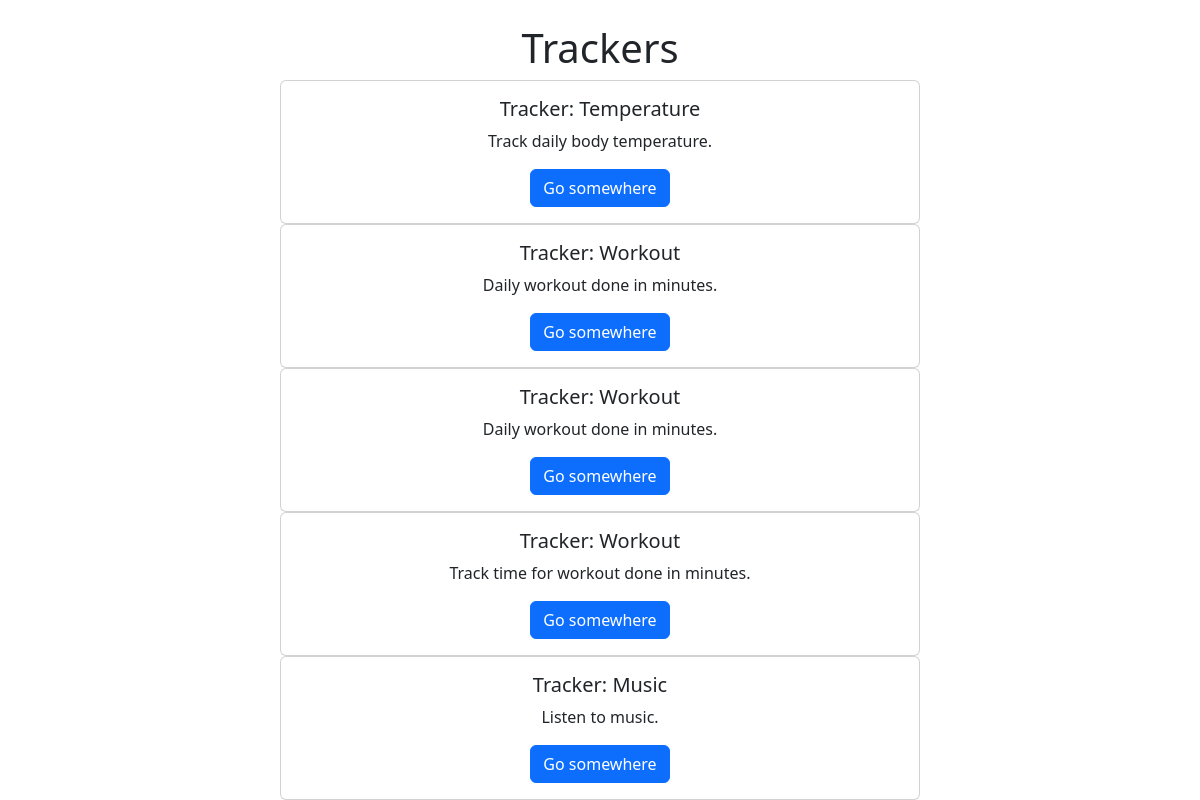
The page / on the database its author committed.
### application/models.py (models this page shows, shortened)
class Tracker(db.Model):
    __tablename__ = 'tracker'
    id = db.Column(db.Integer, autoincrement=True, primary_key=True)
    user_id = db.Column(db.Integer)
    name=db.Column(db.String, nullable=False)
    description=db.Column(db.String)
    tracker_type=db.Column(db.String, nullable=False)
    date_created = db.Column(db.Date, default=datetime.utcnow)
    settings = db.Column(db.String)
    logs = db.relationship('Log', backref='tracker', lazy=True)

### application/controllers.py (the view)
@app.route("/")
def trackers():
    trackers=Tracker.query.all()
    return render_template("trackers.html", trackers=trackers )

### application/templates/trackers.html (shortened to what this page needs)
<!DOCTYPE html>
<html lang="en">
<head>
<link href="https://cdn.jsdelivr.net/npm/bootstrap@5.2.0/dist/css/bootstrap.min.css" rel="stylesheet">
</head>
<body>
    <center><header><h1>Trackers</h1></header></center>
    {% for tracker in trackers %}
    <center>
    <div class="row">
          <center><div class="card" style="width: 40rem;">
            <div class="card-body">
              <h5 class="card-title">Tracker: {{ tracker.name }}</h5>
              <p class="card-text">{{ tracker.description }}</p>
              <a href="#" class="btn btn-primary">Go somewhere</a>
          </div>
        </div>
    </center>
      </div>
    </center>
    {% endfor %}
</body>
</html>

### rows shown on the page
Tracker: name "Temperature", description "Track daily body temperature."
Tracker: name "Workout", description "Daily workout done in minutes."
Tracker: name "Workout", description "Daily workout done in minutes."
Tracker: name "Workout", description "Track time for workout done in minutes."
Tracker: name "Music", description "Listen to music."
